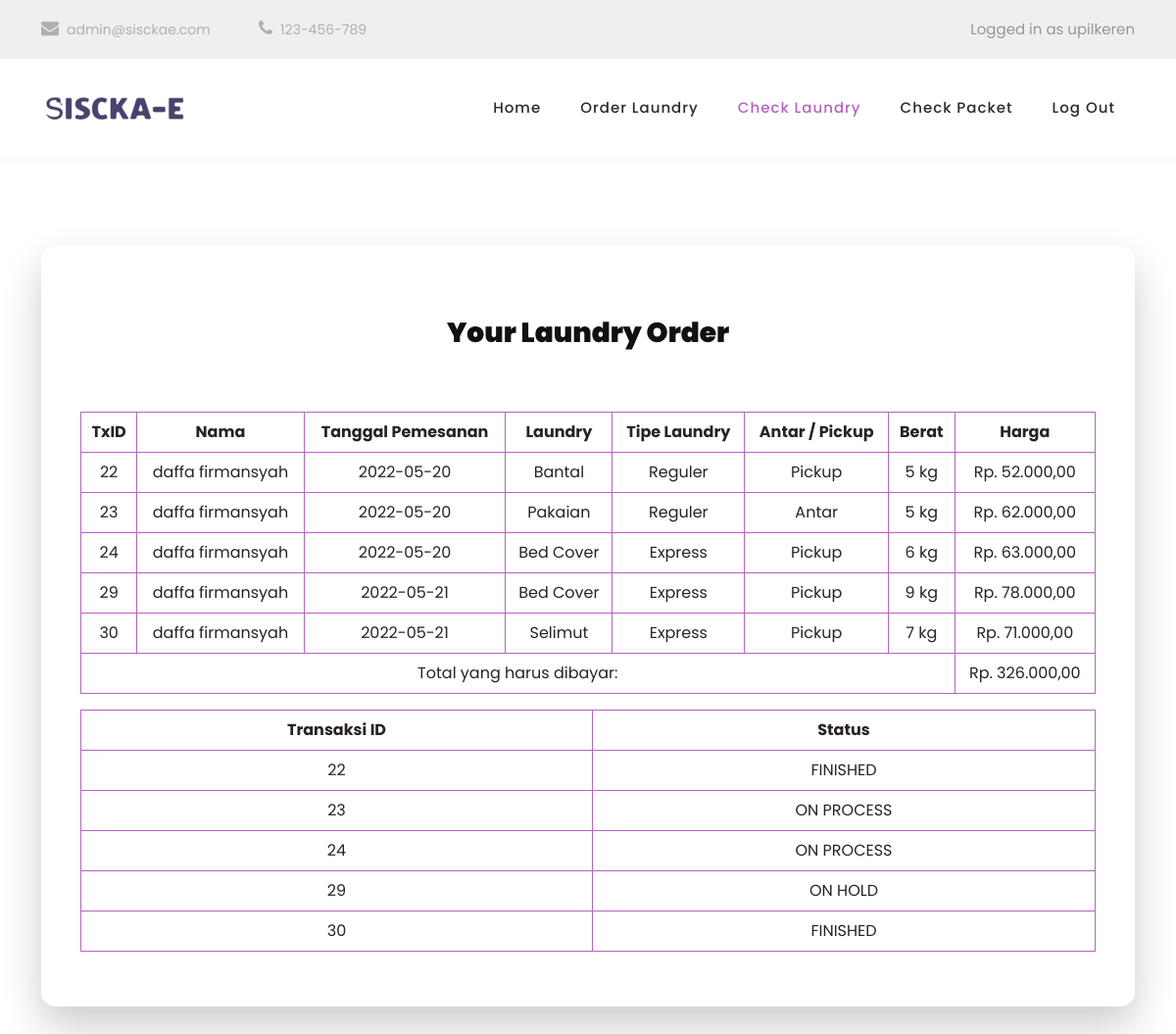
The app's page /customer/customer-check-laundry.php (signed in) with its own data.
### tables this page shows
CREATE TABLE `transaksi` (
  `transaksi_id` int(10) NOT NULL,
  `nama_customer` varchar(255) NOT NULL,
  `tanggal_pemesanan` date NOT NULL,
  `nama_laundry` varchar(255) NOT NULL,
  `tipe_laundry` varchar(255) NOT NULL,
  `antar_pickup_laundry` varchar(255) NOT NULL,
  `berat` int(10) NOT NULL,
  `total_harga` int(10) NOT NULL
);

CREATE TABLE `status_laundry` (
  `status_id` int(10) NOT NULL,
  `transaksi_id` int(10) NOT NULL,
  `status` varchar(255) NOT NULL
);

### customer/customer-check-laundry.php (the view, shortened to what this page needs)
<?php
    require("../connector.php");
    $profile_username = $_SESSION['username'];
    $profile_id = $_SESSION['pelanggan_id'];
    $stmt = $db->query("SELECT nama FROM pelanggan WHERE pelanggan_id='$profile_id'");
    $temp = $stmt->fetch(PDO::FETCH_ASSOC);
    $nama = $temp['nama'];
    $sql = "SELECT * FROM transaksi WHERE nama_customer='$nama'";
    $stmt1 = $db->prepare($sql);
    $stmt1->execute();
    $sql2 = "SELECT transaksi_id FROM transaksi WHERE nama_customer='$nama'";
    $stmt2 = $db->prepare($sql2);
    $stmt2->execute();
    $id = array();
    while($row = $stmt2->fetch(PDO::FETCH_ASSOC)){
        $id[] = $row['transaksi_id'];
    }
    $in = '(' . implode(',', $id) .')';
    if(sizeof($id) == 0){
        error_reporting(0);
    }
    else{
        $sql3 = "SELECT status, transaksi_id FROM status_laundry WHERE transaksi_id IN" . $in;
        $stmt3 = $db->query($sql3);
    }
?>
<!DOCTYPE html>
<html lang="en">
    <head>
        <link href="../css/bootstrap.min.css" rel="stylesheet">
        <link rel="stylesheet" href="../css/fontawesome.css">
        <link rel="stylesheet" href="../css/style.css">
    </head>
    <div class="pre-header">
        <div class="container">
            <div class="row">
                <div class="col-lg-8 col-sm-8 col-7">
                    <ul class="info">
                        <li><a href="#"><i class="fa fa-envelope"></i>admin@sisckae.com</a></li>
                        <li><a href="#"><i class="fa fa-phone"></i>123-456-789</a></li>
                    </ul>
                </div>
                <div class="col-lg-4 col-sm-4 col-5">
                    <ul class="username">
                        <li><a>Logged in as <?php echo $profile_username?></a></li>
                    </ul>
                </div>
            </div>
        </div>
    </div>
    <header class="header-area">
        <div class="container">
            <div class="row">
                <div class="col-12">
                    <nav class="main-nav">
                        <a href="customer-home.php" class="logo">
                            <img src="../images/sisckae.png" alt="">
                        </a>
                        <ul class="nav">
                            <li><a href="customer-home.php">Home</a></li>
                            <li><a href="customer-order.php">Order Laundry</a></li>
                            <li><a href="" class="active">Check Laundry</a></li>
                            <li><a href="customer-check-packet.php">Check Packet</a></li>
                            <li><a href="../logout.php">Log Out</a></li>
                        </ul>
                    </nav>
                </div>
            </div>
        </div>
    </header>
    <section class="order-laundry" id="order-section">
        <div class="container">
            <div class="row">
                <div class="col-lg-12">
                    <form id="cart" action="" method="">
                        <div class="section-heading">
                            <h4>Your Laundry Order</h4>
                        </div>
                        <table class="table table-bordered" style="text-align:center">
                            <tr>
                                <th>TxID</th>
                                <th>Nama</th>
                                <th>Tanggal Pemesanan</th>
                                <th>Laundry</th>
                                <th>Tipe Laundry</th>
                                <th>Antar / Pickup</th>
                                <th>Berat</th>
                                <th>Harga</th>
                            </tr>
                                <?php $total=0; while($row = $stmt1->fetch(PDO::FETCH_ASSOC)) : ?>
                            <tr>
                                <td><?php echo htmlspecialchars($row['transaksi_id'])?></td>
                                <td><?php echo htmlspecialchars($row['nama_customer'])?></td>
                                <td><?php echo htmlspecialchars($row['tanggal_pemesanan'])?></td>
                                <td><?php echo htmlspecialchars($row['nama_laundry'])?></td>
                                <td><?php echo htmlspecialchars($row['tipe_laundry'])?></td>
                                <td><?php echo htmlspecialchars($row['antar_pickup_laundry'])?></td>
                                <td><?php echo htmlspecialchars($row['berat'])?> kg</td>
                                <td>Rp. <?php echo number_format(($row['total_harga']), 2, ',', '.')?></td>
                            </tr>
                            <?php
                                $total = $total + $row['total_harga'];
                                endwhile;
                            ?>
                            <tr>
                                <td style="text-align:center" colspan="7">Total yang harus dibayar:</td>
                                <td>Rp. <?php echo number_format(($total), 2, ',', '.')?></td>
                            </tr>
                        </table>
                        <table class="table table-bordered" style="margin-left:auto;margin-right:auto;border:1px solid #B762C1;text-align:center;height:auto;width:100%;border-radius:10px">
                            <tr>
                                <th>Transaksi ID</th>
                                <th>Status</th>
                            </tr>
                                <?php $total=0; while($row = $stmt3->fetch(PDO::FETCH_ASSOC)) : ?>
                            <tr>
                                <td><?php echo htmlspecialchars($row['transaksi_id'])?></td>
                                <td><?php echo htmlspecialchars($row['status'])?></td>
                            </tr>
                            <?php
                                endwhile;
                            ?>
                        </table>
                    </form>
                </div>
            </div>
            <div class="container-child">
                <div class="row">
                    <div class="section-heading"></div>
                </div>
            </div>
        </div>
    </section>
<body>

### css/style.css (style rules this page uses)
html, body, div, span, applet, object, iframe, h1, h2, h3, h4, h5, h6, p, blockquote, div pre, a, abbr, acronym, address, big, cite, code, del, dfn, em, font, img, ins, kbd, q, s, samp, small, strike, strong, sub, sup, tt, var, b, u, i, center, dl, dt, dd, ol, ul, li, figure, header, nav, section, article, aside, footer, figcaption { margin: 0; padding: 0; border: 0; outline: 0; }
ul, li { padding: 0; margin: 0; list-style: none; }
header, nav, section, article, aside, footer, hgroup { display: block; }
* { box-sizing: border-box; }
html, body { font-family: 'Poppins', sans-serif; font-weight: 400; background-color: #fff; -ms-text-size-adjust: 100%; -webkit-font-smoothing: antialiased; -moz-osx-font-smoothing: grayscale; }
a { text-decoration: none !important; }
h1, h2, h3, h4, h5, h6 { margin-top: 0px; margin-bottom: 0px; }
ul { margin-bottom: 0px; }
img { width: 100%; overflow: hidden; }
html, body { background: #fff; font-family: 'Poppins', sans-serif; }
section { margin-top: 140px; }
#order-section { padding-top: 20px; }
.section-heading { position: relative; z-index: 2; padding-top: 20px; margin-top: 0px; text-align: center; margin-bottom: 60px; }
.section-heading h4 { margin-top: 10px; line-height: 40px; font-size: 28px; font-weight: 900; text-transform: capitalize; color: #111; }
.pre-header { background-color: #efefef; height: 60px; padding: 15px 0px; }
.pre-header ul li { display: inline-block; }
.pre-header ul.info li { margin-top: 3px; margin-right: 45px; }
.pre-header ul.info li a { color: #afafaf; font-size: 14px; transition: all .3s; }
.pre-header ul.info li a i { font-size: 18px; margin-right: 8px; }
.pre-header ul.username { text-align: right; }
.pre-header ul.username li { margin-top: 3px; margin-left: 5px; }
.pre-header ul.username li a { color: #9a9494; font-size: 15px; transition: all .3s; }
.header-area { background-color: #fff; box-shadow: 0px 5px 8px rgba(0,0,0,0.03); position: absolute; left: 0px; right: 0px; z-index: 100; height: 100px; -webkit-transition: all .5s ease 0s; -moz-transition: all .5s ease 0s; -o-transition: all .5s ease 0s; transition: all .5s ease 0s; }
.header-area .main-nav { min-height: 80px; background: transparent; }
.header-area .main-nav .logo { float: left; -webkit-transition: all 0.3s ease 0s; -moz-transition: all 0.3s ease 0s; -o-transition: all 0.3s ease 0s; transition: all 0.3s ease 0s; }
.header-area .main-nav .logo { line-height: 100px; float: left; -webkit-transition: all 0.3s ease 0s; -moz-transition: all 0.3s ease 0s; -o-transition: all 0.3s ease 0s; transition: all 0.3s ease 0s; }
.header-area .main-nav .nav { float: right; margin-top: 30px; margin-right: 0px; background-color: transparent; -webkit-transition: all 0.3s ease 0s; -moz-transition: all 0.3s ease 0s; -o-transition: all 0.3s ease 0s; transition: all 0.3s ease 0s; position: relative; z-index: 999; }
.header-area .main-nav .nav li { padding-left: 20px; padding-right: 20px; }
.header-area .main-nav .nav li a { display: block; font-weight: 500; font-size: 15px; color: #2a2a2a; text-transform: capitalize; -webkit-transition: all 0.3s ease 0s; -moz-transition: all 0.3s ease 0s; -o-transition: all 0.3s ease 0s; transition: all 0.3s ease 0s; height: 40px; line-height: 40px; border: transparent; letter-spacing: 1px; }
.header-area .main-nav .nav li:hover a, .header-area .main-nav .nav li a.active { color: #B762C1 !important; }
section.order-laundry #cart { margin-left: auto; position: relative; z-index: 5; background-color: #fff; margin-top: 30px; box-shadow: 0px 20px 40px rgba(0, 0, 0, 0.2); border-radius: 15px; padding: 40px; }
section.order-laundry #cart table { border-radius: 15px 15px 15px 15px; }

### records on screen
transaksi: transaksi_id "22", nama_customer "daffa firmansyah", tanggal_pemesanan "2022-05-20", nama_laundry "Bantal", tipe_laundry "Reguler", antar_pickup_laundry "Pickup", berat "5", total_harga "52.000,00"
transaksi: transaksi_id "23", nama_customer "daffa firmansyah", tanggal_pemesanan "2022-05-20", nama_laundry "Pakaian", tipe_laundry "Reguler", antar_pickup_laundry "Antar", berat "5", total_harga "62.000,00"
transaksi: transaksi_id "24", nama_customer "daffa firmansyah", tanggal_pemesanan "2022-05-20", nama_laundry "Bed Cover", tipe_laundry "Express", antar_pickup_laundry "Pickup", berat "6", total_harga "63.000,00"
transaksi: transaksi_id "29", nama_customer "daffa firmansyah", tanggal_pemesanan "2022-05-21", nama_laundry "Bed Cover", tipe_laundry "Express", antar_pickup_laundry "Pickup", berat "9", total_harga "78.000,00"
transaksi: transaksi_id "30", nama_customer "daffa firmansyah", tanggal_pemesanan "2022-05-21", nama_laundry "Selimut", tipe_laundry "Express", antar_pickup_laundry "Pickup", berat "7", total_harga "71.000,00"
status_laundry: transaksi "22", status "FINISHED"
status_laundry: transaksi "23", status "ON PROCESS"
status_laundry: transaksi "24", status "ON PROCESS"
status_laundry: transaksi "29", status "ON HOLD"
status_laundry: transaksi "30", status "FINISHED"

### other values on screen
$profile_username "upilkeren"
$total "326.000,00"
